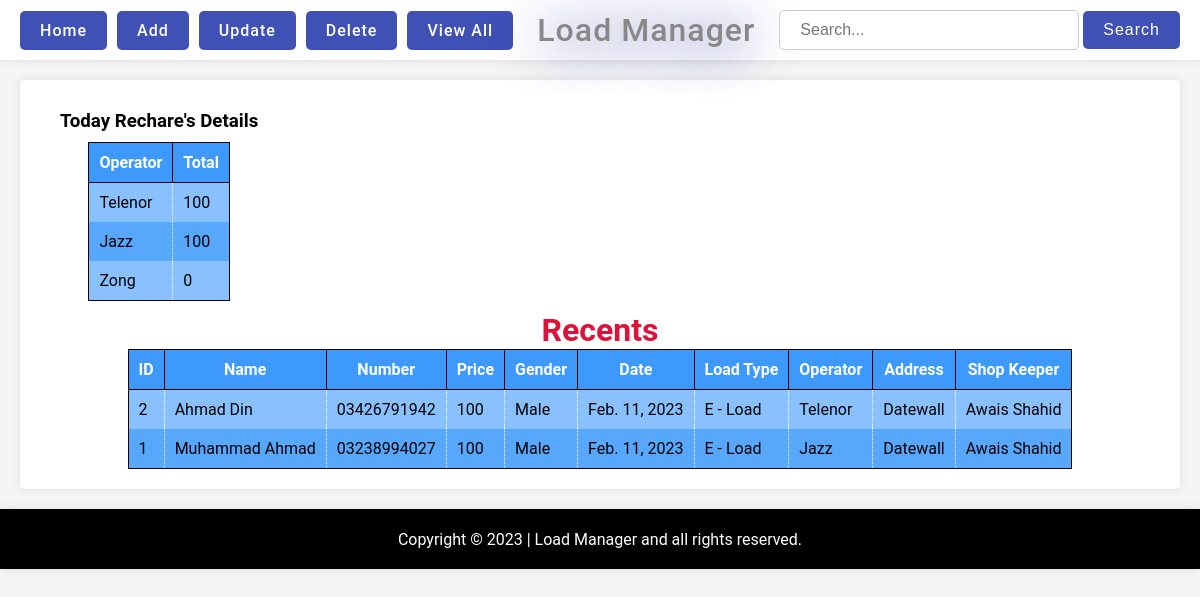
The page / on the database its author committed.
### Load_Menu/models.py (models this page shows, shortened)
class NavItem(models.Model):
    name = models.CharField(max_length=50)
    url = models.CharField(max_length=50)

class OperatorItem(models.Model):
    title = models.CharField(max_length=50)
    total = models.IntegerField(default=0)

class LoadMenu(models.Model):
    id = models.IntegerField(primary_key=True)
    name = models.CharField(max_length=50)
    number = models.CharField(max_length=11)
    price = models.SmallIntegerField()
    gender = models.CharField(max_length=20)
    date = models.DateField()
    load_type = models.CharField(max_length=20)
    operator = models.CharField(max_length=50)
    address = models.TextField(max_length=255)
    shop_keeper = models.CharField(max_length=50)

### Load_Menu/views.py (the view)
# urls.py: 2. Add a URL to urlpatterns:  path('', views.home, name='home')
def home(request):
    NavItems = NavItem.objects.all()
    operators = OperatorItem.objects.all()
    recents = LoadMenu.objects.all()[:10]
    for op in operators:
        op.total = 0
    for op in operators:
        todayLoad = LoadMenu.objects.all().filter(operator = op.title, date = timezone.now().date())
        op.list = todayLoad.values_list('price', flat=True) # Get all price of today load
        for x in op.list:
            op.total += x
    params = {"NavItems": NavItems, "operators": operators, "recents": recents}
    return render(request, "home.html", params)

### Load_Menu/templates/home.html (shortened to what this page needs)
{% extends "layout.html" %}
{% load static %}
{% block style %}<link rel="stylesheet" href="{% static 'Load_Menu/styles/home.css' %}">{% endblock %}
{% block content %}
<div class="upBox">
    <div class="rechargeDetails">
        <h3 class="secondary-heading">Today Rechare's Details</h3>
        <table class="table_r-d">
            <thead>
                <tr>
                    <th>Operator</th>
                    <th>Total</th>
                </tr>
            </thead>
            <tbody>
                {% for operator in operators %}
                <tr>
                    <td>{{operator.title}}</td>
                    <td>{{operator.total}}</td>
                </tr>
                {% empty %}
                <td colspan="2">Record Not Found!</td>
                {% endfor %}
            </tbody>
        </table>
    </div>
</div>
<div class="downBox recent_Recharges">
    <h1 class="primary-heading">Recents</h1>
    <table class="table_r-d">
        <thead>
            <tr>
                <th>ID</th>
                <th>Name</th>
                <th>Number</th>
                <th>Price</th>
                <th>Gender</th>
                <th>Date</th>
                <th>Load Type</th>
                <th>Operator</th>
                <th>Address</th>
                <th>Shop Keeper</th>
            </tr>
        </thead>
        <tbody>
            {% for recent in recents reversed %}
            <tr>
                <td>{{recent.id}}</td>
                <td>{{recent.name}}</td>
                <td>{{recent.number}}</td>
                <td>{{recent.price}}</td>
                <td>{{recent.gender}}</td>
                <td>{{recent.date}}</td>
                <td>{{recent.load_type}}</td>
                <td>{{recent.operator}}</td>
                <td>{{recent.address}}</td>
                <td>{{recent.shop_keeper}}</td>
            </tr>
            {% empty %}
            <td colspan="10">Record Not Found!</td>
            {% endfor %}
        </tbody>
    </table>
</div>
{% endblock %}

### Load_Menu/templates/layout.html (shortened to what this page needs)
<!DOCTYPE html>
<html lang="en">
<head>
    {% load static %}
    <link rel="stylesheet" href="{% static 'Load_Menu/styles/globalIn.css' %}">
    {% block style %}{% endblock %}
</head>
<body>
    <nav id="navigationBar">
        <div class="navBtns">
            {% for item in NavItems %}
            <a href="{{item.url}}" class="btnPrimary">{{item.name}}</a>
            {% empty %}
            <h1>Record Not Found!</h1>
            {% endfor %}
        </div>
        <div class="logo_title">
            <h1 class="logo_heading">Load Manager</h1>
        </div>
        <div class="searchBox">
            <form action="searchEngine" method="post">
                <input type="text" name="inputItem" placeholder="Search..." required>
                <button class="btnPrimary" type="submit">Search</button>
            </form>
        </div>
    </nav>
    <div class="mainContainer">
        {% block content %}
        {% endblock %}
    </div>
    <footer id="footerBar">
        <p>Copyright &copy; <span id="dateYear"></span> | Load Manager and all rights reserved.</p>
    </footer>
{% if messages %}
    {% load static %}
{% endif %}
</body>
</html>

### Load_Menu/static/Load_Menu/styles/globalIn.css (style rules this page uses)
* { margin: 0; padding: 0; box-sizing: border-box; }
body { font-family: 'Roboto', sans-serif; background-color: #f5f5f5; width: 100; height: 100vh; }
#navigationBar { display: flex; justify-content: space-between; align-items: center; background-color: #fff; padding: 0 20px; min-height: 60px; box-shadow: 0 0 10px rgba(0,0,0,0.1); }
.navBtns { display: flex; justify-content: space-between; align-items: center; gap: 10px; }
.btnPrimary { cursor: pointer; border: none; outline: none; background-color: #3f51b5; text-align: center; color: #fff; padding: 10px 20px; border-radius: 5px; font-size: 16px; font-weight: 500; transition: all 0.3s ease; text-decoration: none; letter-spacing: 1px; }
.logo_heading { font-size: 2rem; text-shadow: 1px 4px 50px #243186; font-weight: 500; color: #888; letter-spacing: 1px; }
.searchBox input[type="text"] { width: 300px; padding: 10px 20px; border: 1px solid #ccc; border-radius: 5px; font-size: 16px; font-weight: 500; outline: none; transition: all 0.3s ease; }
.mainContainer { display: flex; justify-content: center; background-color: #fff; border-radius: 5px; align-items: center; flex-direction: column; padding: 20px; margin: 20px; box-shadow: 0 0 10px rgba(0,0,0,0.1); }
#footerBar { width: 100%; display: flex; justify-content: center; align-items: center; background-color: #000; color: #fff; padding: 0 20px; min-height: 60px; box-shadow: 0 0 10px rgba(0,0,0,0.1); }
.primary-heading { color: crimson; text-align: center; font-weight: bold; size: 2rem; }

### Load_Menu/static/Load_Menu/styles/home.css (style rules this page uses)
.upBox { width: 100%; display: flex; gap: 10px; padding: 10px 20px; flex-wrap: wrap; align-items: center; justify-content: space-between; }
.rechargeDetails { display: flex; gap: 10px; flex-direction: column; align-items: center; justify-self: center; }
.table_r-d { border: 1px solid #000; border-collapse: collapse; }
.table_r-d th { background: #007afc8c; color: white; border-bottom: 1px solid #000; border-left: 1px solid #000; padding: 10px; }
.table_r-d td { border-left: 1px dotted #fff; padding: 10px; }
.table_r-d tr:nth-child(odd) { background: #007afc77; }
.table_r-d tr:nth-child(even) { background: #007afca8; }

### rows shown on the page
NavItem: name "Home"
NavItem: name "Add"
NavItem: name "Update"
NavItem: name "Delete"
NavItem: name "View All"
OperatorItem: title "Telenor", total "100"
OperatorItem: title "Jazz", total "100"
OperatorItem: title "Zong", total "0"
LoadMenu: id "2", name "Ahmad Din", number "03426791942", price "100", gender "Male", date "Feb. 11, 2023", load_type "E - Load", operator "Telenor", address "Datewall", shop_keeper "Awais Shahid"
LoadMenu: id "1", name "Muhammad Ahmad", number "03238994027", price "100", gender "Male", date "Feb. 11, 2023", load_type "E - Load", operator "Jazz", address "Datewall", shop_keeper "Awais Shahid"
